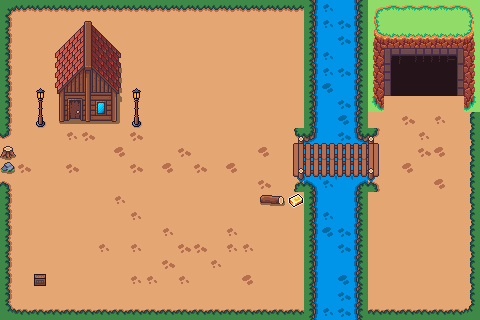

A 2D game scene composited from a Tiled map and its tileset images. What follows is a short description and the map's XML, with each tile layer's data collapsed to a summary:
An orthogonal 30x20 tile map with 16x16 px tiles, 6 tile layers (Back, Mine, Camp, Forge, ...), 8 tilesets and 11 objects (10x collision, spawnPoint).

<map version="1.10" tiledversion="1.11.1" orientation="orthogonal" renderorder="right-down" width="30" height="20" tilewidth="16" tileheight="16" infinite="0" nextlayerid="29" nextobjectid="87">
 <editorsettings>
  <export format="json" />
 </editorsettings>
 <tileset firstgid="1" name="House" tilewidth="16" tileheight="16" tilecount="35" columns="5">
  <image source="../assets/Cute_Fantasy_Free/Outdoor decoration/House.png" width="80" height="112" />
 </tileset>
 <tileset firstgid="36" name="Bridge_Wood" tilewidth="16" tileheight="16" tilecount="36" columns="9">
  <image source="../assets/Cute_Fantasy_Free/Outdoor decoration/Bridge_Wood.png" width="144" height="64" />
 </tileset>
 <tileset firstgid="72" name="Outdoor_Decor_Free" tilewidth="16" tileheight="16" tilecount="84" columns="7">
  <image source="../assets/Cute_Fantasy_Free/Outdoor decoration/Outdoor_Decor_Free.png" width="112" height="192" />
 </tileset>
 <tileset firstgid="156" name="Oak_Tree" tilewidth="16" tileheight="16" tilecount="20" columns="4">
  <image source="../assets/Cute_Fantasy_Free/Outdoor decoration/Oak_Tree.png" width="64" height="80" />
 </tileset>
 <tileset firstgid="176" name="Water_Tile" tilewidth="16" tileheight="16" tilecount="18" columns="3">
  <image source="../assets/Cute_Fantasy_Free/Tiles/Water_Tile.png" width="48" height="96" />
 </tileset>
 <tileset firstgid="194" name="Path_Tile" tilewidth="16" tileheight="16" tilecount="18" columns="3">
  <image source="../assets/Cute_Fantasy_Free/Tiles/Path_Tile.png" width="48" height="96" />
 </tileset>
 <tileset firstgid="212" name="Tileset" tilewidth="16" tileheight="16" tilecount="187" columns="17">
  <image source="../assets/Pixel fantasy world Demo/Tileset/Tileset.png" width="272" height="176" />
 </tileset>
 <tileset firstgid="399" name="Dungeon_Tileset" tilewidth="16" tileheight="16" tilecount="100" columns="10">
  <image source="../assets/2D Pixel Dungeon Asset Pack/character and tileset/Dungeon_Tileset.png" width="160" height="160" />
 </tileset>
 <layer id="2" name="Back" width="30" height="20">
  <data>[600 cells, 600 non-empty, 26 distinct tile ids]</data>
 </layer>
 <layer id="17" name="Mine" width="30" height="20">
  <data>[600 cells, 44 non-empty, 22 distinct tile ids]</data>
 </layer>
 <layer id="16" name="Camp" width="30" height="20">
  <data>[600 cells, 35 non-empty, 35 distinct tile ids]</data>
 </layer>
 <layer id="22" name="Forge" width="30" height="20">
  <data>[600 cells, 3 non-empty, 3 distinct tile ids]</data>
 </layer>
 <layer id="20" name="Vendeur" width="30" height="20">
  <data>[600 cells, 1 non-empty, 1 distinct tile ids]</data>
 </layer>
 <layer id="1" name="Front" width="30" height="20">
  <data>[600 cells, 33 non-empty, 17 distinct tile ids]</data>
 </layer>
 <objectgroup id="21" name="Shop" class="shop">
  <object id="59" name="Shop" type="collision" x="35" y="273" width="11.5" height="13" />
 </objectgroup>
 <objectgroup id="14" name="Player" class="player_spawn">
  <object id="50" name="SpawnPoint" type="spawnPoint" x="87.75" y="185.25">
   <point />
  </object>
 </objectgroup>
 <objectgroup id="19" name="Base" class="base">
  <object id="57" name="Base" type="collision" x="60" y="95" width="57" height="30" />
 </objectgroup>
 <objectgroup id="18" name="Mine" class="mine">
  <object id="55" name="Mine" type="collision" x="369.5" y="50" width="109" height="46" />
 </objectgroup>
 <objectgroup id="24" name="Forge" class="forge">
  <object id="60" name="Forge" type="collision" x="256.5" y="191.5" width="47.5" height="16.5" />
 </objectgroup>
 <objectgroup id="28" name="Bordure" class="bordure">
  <object id="79" name="riviere1" type="collision" x="293.75" y="176" width="84.75" height="133.75" />
  <object id="80" name="riviere2" type="collision" x="293.5" y="7.75" width="89.5" height="135.25" />
  <object id="81" name="bordure1" type="collision" x="15.75" y="303.75" width="464" height="16.75" />
  <object id="82" name="bordure2" type="collision" x="463.25" y="96.5" width="16.25" height="206.75" />
  <object id="83" name="bordure3" type="collision" x="0" y="0" width="303.5" height="11.25" />
  <object id="84" name="bordure4" type="collision" x="-0.5" y="6.25" width="16.25" height="313.5" />
 </objectgroup>
</map>
